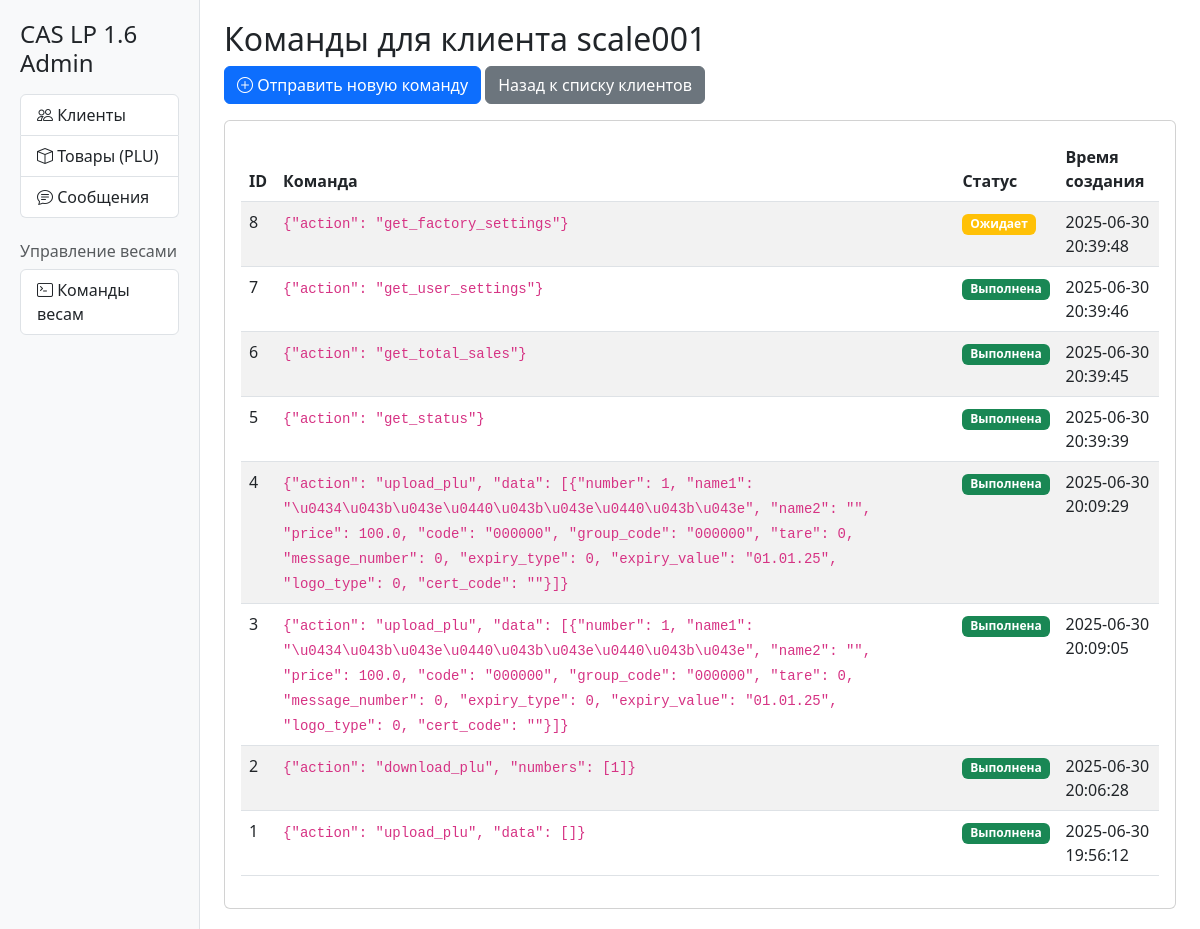
Before: /commands/scale001 with the older database file.
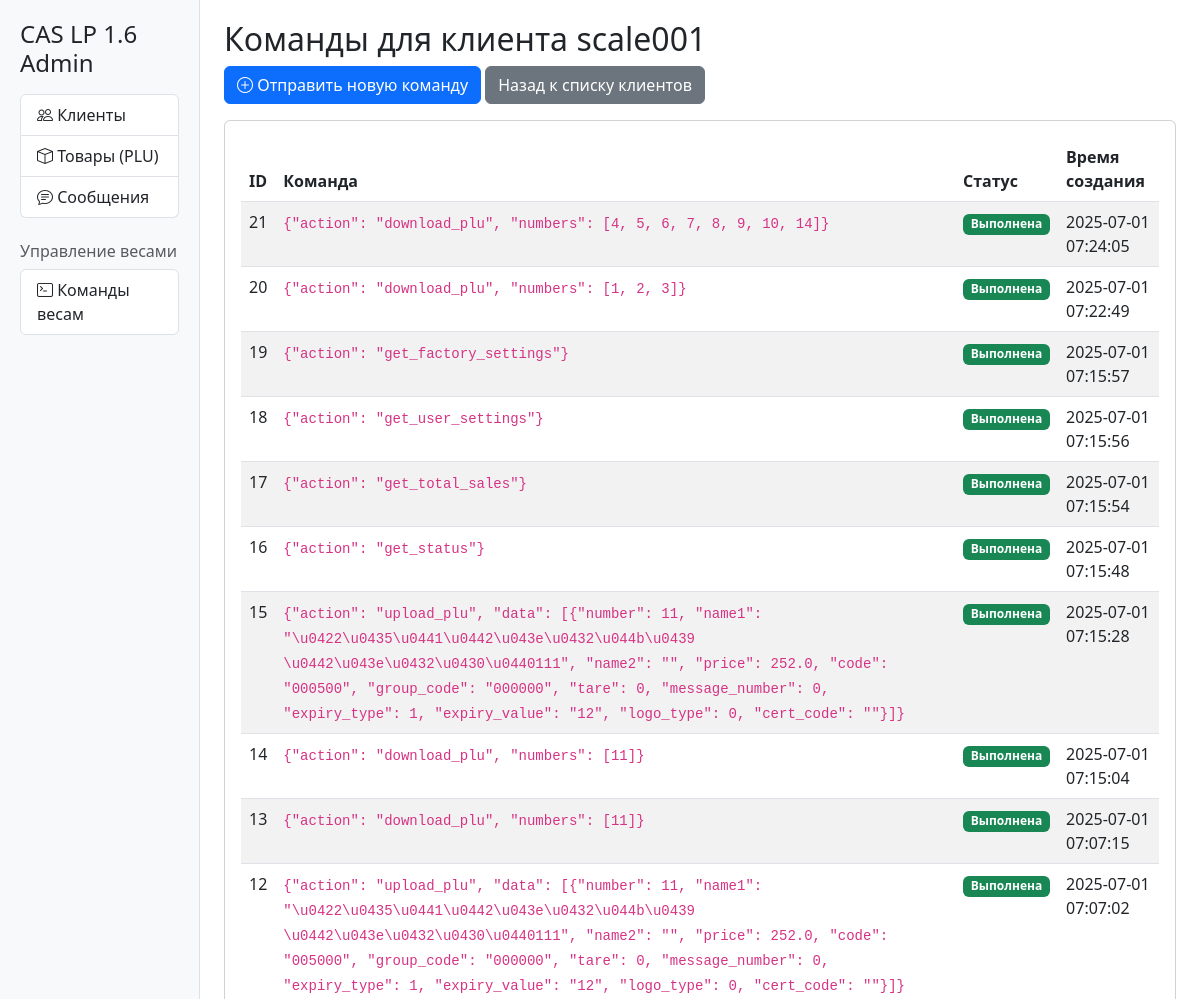
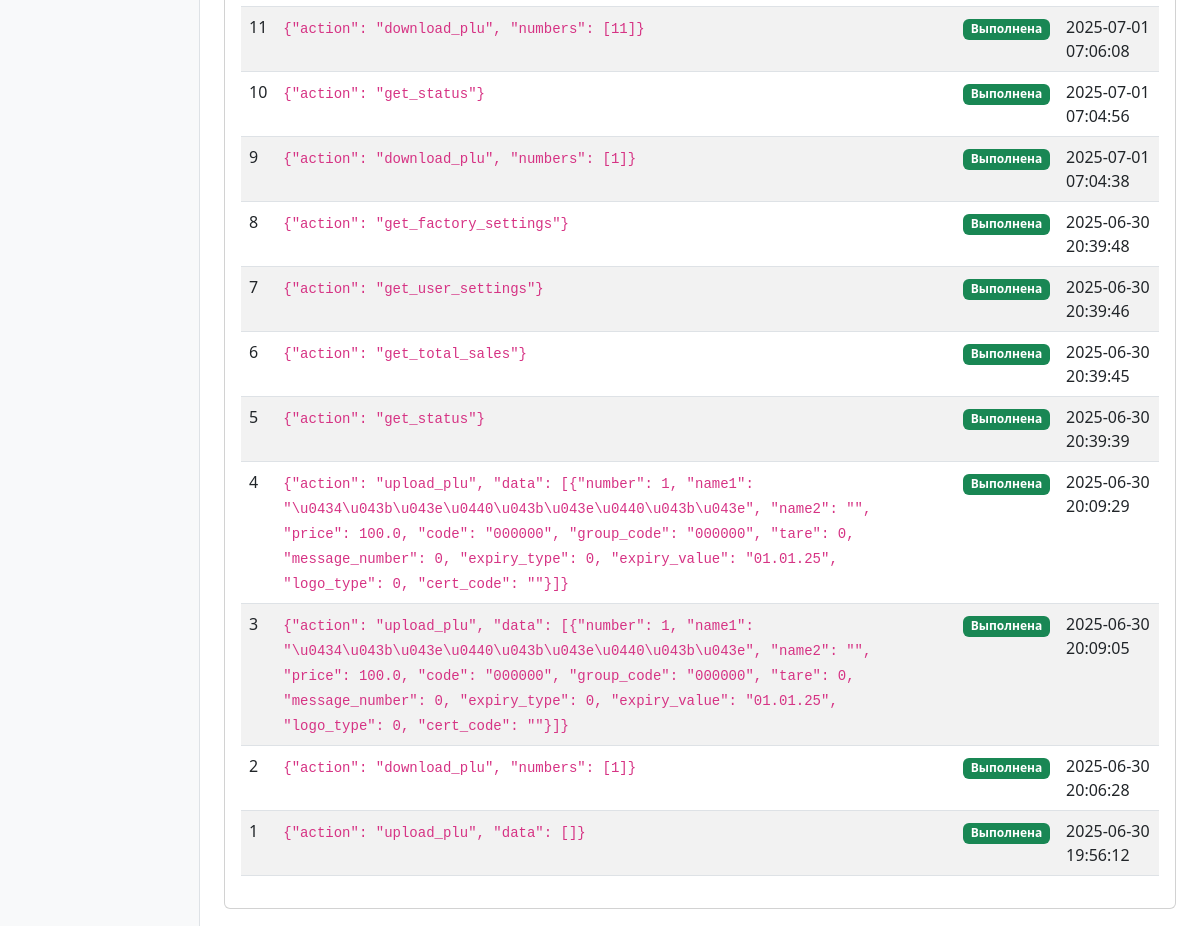
After: the same page with the newer database file (2 pictures, top to bottom).
### server.py (models this page shows)
class Command(db.Model):
    id = db.Column(db.Integer, primary_key=True)
    client_id = db.Column(db.String(64), db.ForeignKey('client.client_id'))
    command = db.Column(db.String(256), nullable=False)
    status = db.Column(db.String(32), default='pending')  # pending, sent, done
    created_at = db.Column(db.DateTime, default=datetime.utcnow)

### server.py (the view)
@app.route('/commands/<client_id>')
def commands(client_id):
    commands = Command.query.filter_by(client_id=client_id).order_by(Command.created_at.desc()).all()
    return render_template('commands.html', commands=commands, client_id=client_id)

### templates/commands.html (shortened to what this page needs)
{% extends 'base.html' %}
{% block header %}Команды для клиента {{ client_id }}{% endblock %}
{% block content %}
<div class="mb-3">
    <a href="{{ url_for('send_command', client_id=client_id) }}" class="btn btn-primary">
        <i class="bi bi-plus-circle"></i> Отправить новую команду
    </a>
    <a href="{{ url_for('index') }}" class="btn btn-secondary">Назад к списку клиентов</a>
</div>
<div class="card">
    <div class="card-body">
        <table class="table table-striped">
            <thead>
                <tr>
                    <th>ID</th>
                    <th>Команда</th>
                    <th>Статус</th>
                    <th>Время создания</th>
                </tr>
            </thead>
            <tbody>
                {% for cmd in commands %}
                <tr>
                    <td>{{ cmd.id }}</td>
                    <td><code>{{ cmd.command }}</code></td>
                    <td>
                        {% if cmd.status == 'pending' %}
                            <span class="badge bg-warning">Ожидает</span>
                        {% elif cmd.status == 'sent' %}
                            <span class="badge bg-info">Отправлена</span>
                        {% elif cmd.status == 'done' %}
                            <span class="badge bg-success">Выполнена</span>
                        {% endif %}
                    </td>
                    <td>{{ cmd.created_at.strftime('%Y-%m-%d %H:%M:%S') }}</td>
                </tr>
                {% endfor %}
            </tbody>
        </table>
    </div>
</div>
{% endblock %}

### templates/base.html (shortened to what this page needs)
<!DOCTYPE html>
<html lang="ru">
<head>
    <link href="https://cdn.jsdelivr.net/npm/bootstrap@5.3.0/dist/css/bootstrap.min.css" rel="stylesheet">
    <link rel="stylesheet" href="https://cdn.jsdelivr.net/npm/bootstrap-icons@1.10.0/font/bootstrap-icons.css">
</head>
<body>
    <div class="container-fluid">
        <div class="row">
            <div class="col-md-3 col-lg-2 sidebar">
                <h4 class="mb-3">CAS LP 1.6 Admin</h4>
                <div class="list-group">
                    <a href="{{ url_for('index') }}" class="list-group-item list-group-item-action">
                        <i class="bi bi-people"></i> Клиенты
                    </a>
                    <a href="{{ url_for('plu_list') }}" class="list-group-item list-group-item-action">
                        <i class="bi bi-box"></i> Товары (PLU)
                    </a>
                    <a href="{{ url_for('message_list') }}" class="list-group-item list-group-item-action">
                        <i class="bi bi-chat-text"></i> Сообщения
                    </a>
                </div>
                <h6 class="mt-4 mb-2 text-muted">Управление весами</h6>
                <div class="list-group">
                    <a href="{{ url_for('send_scale_command', client_id='scale001') }}" class="list-group-item list-group-item-action">
                        <i class="bi bi-terminal"></i> Команды весам
                    </a>
                </div>
            </div>
            <main class="col-md-9 ms-sm-auto col-lg-10 px-md-4 main-content">
                <h2>{% block header %}{% endblock %}</h2>
                {% block content %}{% endblock %}
            </main>
        </div>
    </div>
</body>
</html>

### templates/base.html (style rules this page uses)
.sidebar { position: fixed; top: 0; bottom: 0; left: 0; z-index: 100; padding: 20px; overflow-x: hidden; overflow-y: auto; background-color: #f8f9fa; border-right: 1px solid #dee2e6; }
.main-content { margin-left: 220px; padding: 20px; }

Changed rows visible on the page:
added Command: id "21", command "{\"action\": \"download_plu\", \"numbers\": [4, 5, 6, 7, 8, 9, 10, 14]}", status "Выполнена", created_at "2025-07-01 07:24:05"
added Command: id "20", command "{\"action\": \"download_plu\", \"numbers\": [1, 2, 3]}", status "Выполнена", created_at "2025-07-01 07:22:49"
added Command: id "19", command "{\"action\": \"get_factory_settings\"}", status "Выполнена", created_at "2025-07-01 07:15:57"
added Command: id "18", command "{\"action\": \"get_user_settings\"}", status "Выполнена", created_at "2025-07-01 07:15:56"
added Command: id "17", command "{\"action\": \"get_total_sales\"}", status "Выполнена", created_at "2025-07-01 07:15:54"
added Command: id "16", command "{\"action\": \"get_status\"}", status "Выполнена", created_at "2025-07-01 07:15:48"
added Command: id "15", command "{\"action\": \"upload_plu\", \"data\": [{\"number\": 11, \"name1\": \"\\u0422\\u0435\\u0441\\u0442\\u043e\\u0432\\u044b\\u0439 \\u0442\\u043e\\u0432\\u0430\\u0440111\", \"name2\": \"\", \"price\": 252.0, \"code\": \"000500\", \"group_code\": \"000000\", \"tare\": 0, \"message_number\": 0, \"expiry_type\": 1, \"expiry_value\": \"12\", \"logo_type\": 0, \"cert_code\": \"\"}]}", status "Выполнена", created_at "2025-07-01 07:15:28"
added Command: id "14", command "{\"action\": \"download_plu\", \"numbers\": [11]}", status "Выполнена", created_at "2025-07-01 07:15:04"
added Command: id "13", command "{\"action\": \"download_plu\", \"numbers\": [11]}", status "Выполнена", created_at "2025-07-01 07:07:15"
added Command: id "12", command "{\"action\": \"upload_plu\", \"data\": [{\"number\": 11, \"name1\": \"\\u0422\\u0435\\u0441\\u0442\\u043e\\u0432\\u044b\\u0439 \\u0442\\u043e\\u0432\\u0430\\u0440111\", \"name2\": \"\", \"price\": 252.0, \"code\": \"005000\", \"group_code\": \"000000\", \"tare\": 0, \"message_number\": 0, \"expiry_type\": 1, \"expiry_value\": \"12\", \"logo_type\": 0, \"cert_code\": \"\"}]}", status "Выполнена", created_at "2025-07-01 07:07:02"
added Command: id "11", command "{\"action\": \"download_plu\", \"numbers\": [11]}", status "Выполнена", created_at "2025-07-01 07:06:08"
added Command: id "10", command "{\"action\": \"get_status\"}", status "Выполнена", created_at "2025-07-01 07:04:56"
added Command: id "9", command "{\"action\": \"download_plu\", \"numbers\": [1]}", status "Выполнена", created_at "2025-07-01 07:04:38"
changed Command id 8: status "Ожидает" → "Выполнена"
